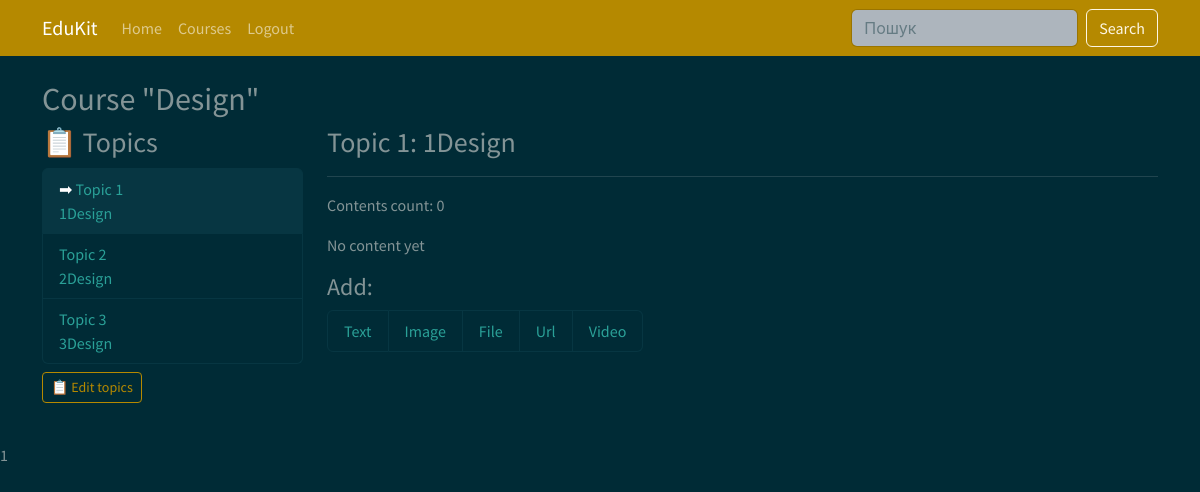
The page /course/module/9/ (signed in) on the database as committed earlier.
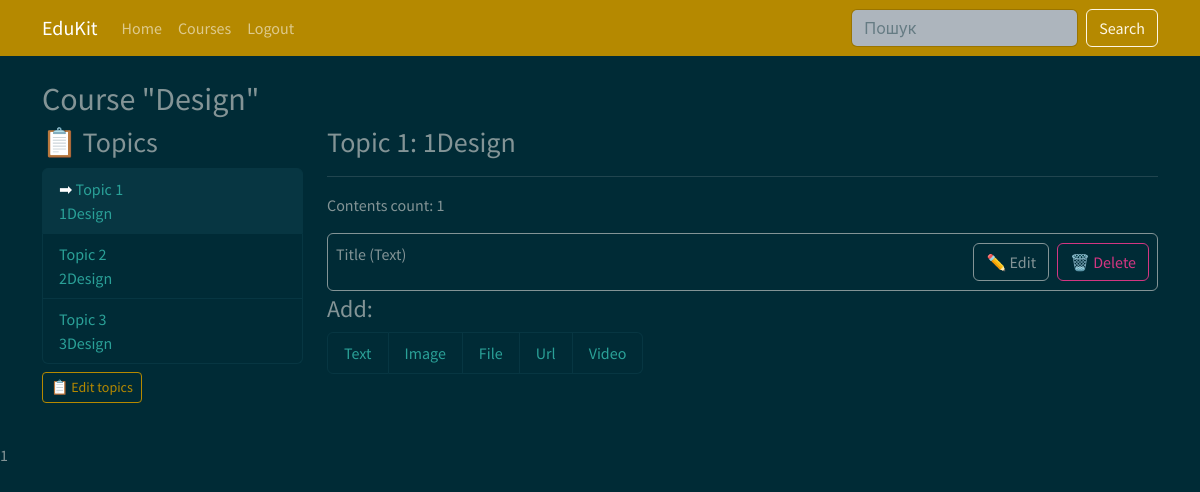
The same page on the database as committed later.
### courses/models.py (models this page shows, shortened)
class Course(models.Model):
    owner = models.ForeignKey(User, related_name="courses_created", on_delete=models.CASCADE, verbose_name="Teacher")
    subject = models.ForeignKey(Subject, related_name="courses", on_delete=models.CASCADE, verbose_name="Subject")
    title = models.CharField(max_length=500, verbose_name="Title")
    slug = models.SlugField(max_length=500, unique=True, verbose_name="Slug")
    overview = models.TextField(verbose_name="Description")
    created = models.DateTimeField(auto_now_add=True)
    class Meta:
        verbose_name = "Course"
        verbose_name_plural = "Courses"
        ordering = ["-created"]

class Module(models.Model):
    course = models.ForeignKey(Course, related_name="modules", on_delete=models.CASCADE, verbose_name="Course")
    title = models.CharField(max_length=500, verbose_name="Title")
    description = models.TextField(blank=True, verbose_name="Description")
    order = OrderField(blank=True, for_fields=["course"])
    class Meta:
        verbose_name = "Topic"
        verbose_name_plural = "Topics"
        ordering = ["order"]

class Content(models.Model):
    module = models.ForeignKey(Module, related_name="contents", on_delete=models.CASCADE, verbose_name="Topic")
    content_type = models.ForeignKey(ContentType, on_delete=models.CASCADE, verbose_name="Content type", limit_choices_to={"model__in": ("text", "file", "image", "video", "url")})
    object_id = models.PositiveIntegerField()
    item = GenericForeignKey("content_type", "object_id")
    order = OrderField(blank=True, for_fields=["module"])
    class Meta:
        verbose_name = "Content"
        verbose_name_plural = "Content"
        ordering = ["order"]

class BaseContent(models.Model):
    owner = models.ForeignKey(User, related_name="%(class)s_related", on_delete=models.CASCADE, verbose_name="Author")
    title = models.CharField(max_length=500, verbose_name="Title")
    created = models.DateTimeField(auto_now_add=True)
    updated = models.DateTimeField(auto_now=True)
    class Meta:
        abstract = True
    def __str__(self):
        return self.title

class Text(BaseContent):
    body = models.TextField(verbose_name="Text")

### courses/views.py (the view)
# urls.py: path("module/<int:module_id>/", views.ModuleContentListView.as_view(), name="module_content_list"),
class ModuleContentListView(TemplateResponseMixin, View):
    template_name = "courses/manage/module/content_list.html"
    content_types = ["text", "image", "file", "url", "video"]
    def get(self, request, module_id):
        module = get_object_or_404(Module, id=module_id, course__owner=request.user)
        return self.render_to_response({
            "module": module,
            "content_types": self.content_types,
        })

### courses/templatetags/course.py (called while the page is built)
@register.filter
def model_name(object):
    try:
        return object._meta.model_name
    except AttributeError:
        return None

### courses/templates/courses/manage/module/content_list.html (shortened to what this page needs)
{% extends "base.html" %}
{% load course %}
{% block content %}
    {% with course=module.course %}
        <h2>
            Course "{{ course.title }}"
        </h2>
        <div class="row">
            <div class="col-3">
                <h3>
                    <a class="text-decoration-none" href="{% url "course_module_update" course.id %}">📋</a> Topics
                </h3>
                <ul id="modules" class="list-group">
                    {% for m in course.modules.all %}
                        <li draggable="true" class="list-group-item {% if m == module %} active {% endif %}" data-id="{{ m.id }}" {% if m == module %} class="selected" {% endif %}>
                            {% if m == module %} ➡ {% endif %}
                            <a class="text-decoration-none" href="{% url "module_content_list" m.id %}">
                                <span>Topic {{ m.order|add:1 }}</span><br>
                                {{ m.title }}
                            </a>
                        </li>
                    {% empty %}
                        <li>No topics yet</li>
                    {% endfor %}
                </ul>
                <p class="mt-2">
                    <a class="text-decoration-none btn btn-outline-primary btn-sm" href="{% url "course_module_update" course.id %}">📋 Edit topics</a>
                </p>
            </div>
            <div class="col-9">
                <h3>Topic {{ module.order|add:1 }}: {{ module.title }}</h3>
                <hr>
                <p>Contents count: {{ module.contents.all.count }}</p>
                {% for content in module.contents.all %}
                    <div class="border border-1 p-2 mb-1 border border-1 border-secondary rounded d-flex justify-content-between align-items-center" data-id="{{ content.id }}">
                        {% with item=content.item %}
                            <p>{{ item }} ({{ item|model_name|capfirst }})</p>
                            <span class="d-flex gap-2">
                                <a class="btn btn-outline-secondary" href="{% url "module_content_update" module.id item|model_name item.id %}">✏️ Edit</a>
                                <form action="{% url "module_content_delete" content.id %}" class="text-decoration-none" method="post">
                                    <input class="btn btn-outline-danger" type="submit" value="🗑️ Delete">
                                </form>
                            </span>
                        {% endwith %}
                    </div>
                {% empty %}
                    <p>No content yet</p>
                {% endfor %}
                <h4>Add: </h4>
                <ul class="list-group list-group-horizontal">
                    {% for content in content_types %}
                        <li class="list-group-item">
                            <a class="text-decoration-none" href="{% url "module_content_create" module.id content %}">{{ content|capfirst }}</a>
                        </li>
                    {% endfor %}
                </ul>
            </div>
        </div>
    {% endwith %}
{% endblock content %}
{% block include_js %}
    1
{% endblock include_js %}

### courses/templates/base.html (shortened to what this page needs)
<!DOCTYPE html>
<html lang="uk">
<head>
  <link
    href="https://cdn.jsdelivr.net/npm/bootswatch@5.3.8/dist/solar/bootstrap.min.css"
    rel="stylesheet"
  >
</head>
<body>
  <nav class="navbar navbar-expand-lg bg-primary" data-bs-theme="dark">
    <div class="container">
      <a class="navbar-brand" href="{% url 'home' %}">EduKit</a>
      <div class="collapse navbar-collapse" id="mainNavbar">
        <ul class="navbar-nav me-auto mb-2 mb-lg-0">
          <li class="nav-item">
            <a class="nav-link" href="{% url 'home' %}">Home</a>
          </li>
          {% if request.user.is_authenticated %}
            <li class="nav-item">
              <a class="nav-link" href="{% url 'manage_course_list' %}">Courses</a>
            </li>
            <li class="nav-item">
              <form method="post" action="{% url 'logout' %}">
                <button type="submit" class="btn btn-link nav-link border-0">Logout</button>
              </form>
            </li>
          {% else %}
            <li class="nav-item">
              <a class="nav-link" href="{% url 'login' %}">Login</a>
            </li>
          {% endif %}
        </ul>
        <form class="d-flex" role="search">
          <input class="form-control me-2" type="search" name="q" placeholder="Пошук" aria-label="Пошук">
          <button class="btn btn-outline-light" type="submit">Search</button>
        </form>
      </div>
    </div>
  </nav>
  <main class="container py-4">
    {% block content %}{% endblock  %}
  </main>
  {% block include_js %}{% endblock include_js %}
</body>
</html>

Rows that differ between the two databases and show on the page:
computed for Module "1Design": contents.all.count "0" → "1"
added Content: item "Title", item|model_name "Text"
Other text that changed with them:
text no longer shown: "No content yet"
